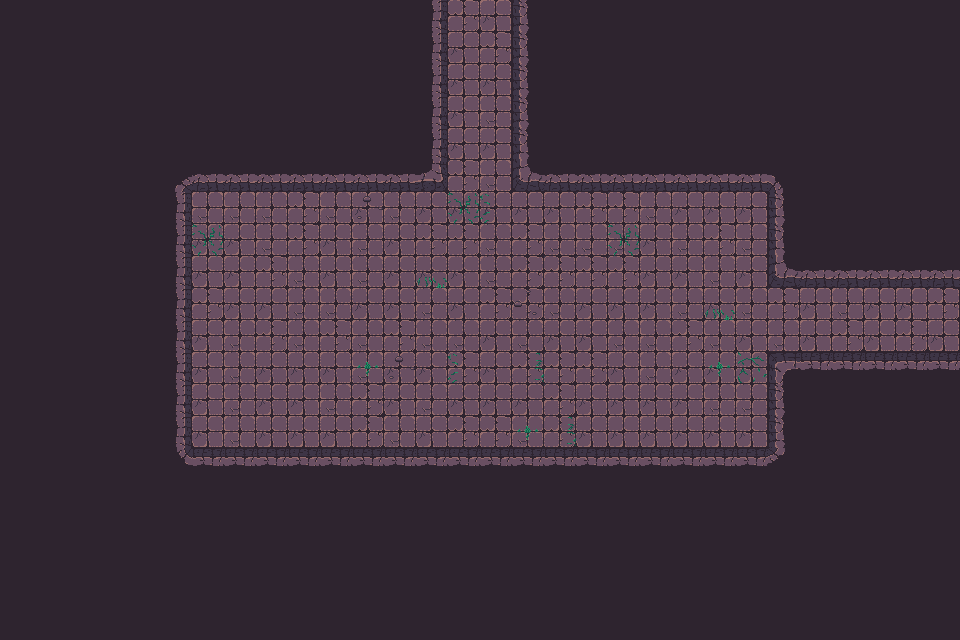

Tiled map render using the project's own tile images. Description and the whole map definition, tile-layer contents included, below:
An orthogonal 30x20 tile map with 32x32 px tiles, 3 tile layers (Walls, Decor, Items), 2 tilesets and 58 objects.

<map version="1.10" tiledversion="1.11.2" orientation="orthogonal" renderorder="right-down" width="30" height="20" tilewidth="32" tileheight="32" infinite="0" nextlayerid="3" nextobjectid="1">
    <tileset firstgid="1" name="Town Tileset" tilewidth="32" tileheight="32" tilecount="64" columns="8">
        <image source="../../../tiles/World H Tileset.png" trans="ff00ff" width="256" height="256" />
        <tile id="4">
            <objectgroup draworder="index" id="2">
                <object id="1" x="0" y="0" width="32" height="32" />
            </objectgroup>
        </tile>
        <tile id="5">
            <objectgroup draworder="index" id="2">
                <object id="1" x="0" y="0" width="32" height="32" />
            </objectgroup>
        </tile>
        <tile id="6">
            <objectgroup draworder="index" id="2">
                <object id="1" x="0" y="0" width="32" height="32" />
            </objectgroup>
        </tile>
        <tile id="7">
            <objectgroup draworder="index" id="2">
                <object id="1" x="0" y="0" width="32" height="32" />
            </objectgroup>
        </tile>
        <tile id="8">
            <objectgroup draworder="index" id="2">
                <object id="1" x="0" y="0" width="32" height="32" />
            </objectgroup>
        </tile>
        <tile id="10">
            <objectgroup draworder="index" id="2">
                <object id="1" x="0" y="32" width="32" height="0" />
            </objectgroup>
        </tile>
        <tile id="11">
            <objectgroup draworder="index" id="2">
                <object id="1" x="0" y="32" width="32" height="0" />
                <object id="2" x="32" y="0" width="0" height="32" />
            </objectgroup>
        </tile>
        <tile id="12">
            <objectgroup draworder="index" id="2">
                <object id="1" x="32" y="0" width="0" height="32" />
            </objectgroup>
        </tile>
        <tile id="13">
            <objectgroup draworder="index" id="2">
                <object id="1" x="0" y="32" width="32" height="0" />
                <object id="2" x="0" y="32" width="32" height="0" />
                <object id="3" x="0" y="0" width="0" height="32" />
            </objectgroup>
        </tile>
        <tile id="14">
            <objectgroup draworder="index" id="2">
                <object id="1" x="0" y="0" width="0" height="32" />
            </objectgroup>
        </tile>
        <tile id="16">
            <objectgroup draworder="index" id="2">
                <object id="1" x="0" y="0" width="32" height="32" />
            </objectgroup>
        </tile>
        <tile id="24">
            <objectgroup draworder="index" id="2">
                <object id="1" x="0" y="0" width="32" height="32" />
            </objectgroup>
        </tile>
    </tileset>
    <tileset firstgid="65" name="Dungeon Crawler Tileset" tilewidth="32" tileheight="32" tilecount="100" columns="10">
        <image source="../../../tiles/Dungeon_Tile.png" trans="" width="320" height="320" />
        <tile id="2">
            <objectgroup draworder="index" id="2">
                <object id="1" x="0" y="0" width="32" height="32" />
            </objectgroup>
        </tile>
        <tile id="3">
            <objectgroup draworder="index" id="2">
                <object id="1" x="0" y="0" width="32" height="32" />
            </objectgroup>
        </tile>
        <tile id="4">
            <objectgroup draworder="index" id="2">
                <object id="1" x="0" y="0" width="32" height="32" />
            </objectgroup>
        </tile>
        <tile id="5">
            <objectgroup draworder="index" id="2">
                <object id="1" x="0" y="0" width="32" height="32" />
            </objectgroup>
        </tile>
        <tile id="6">
            <objectgroup draworder="index" id="2">
                <object id="1" x="0" y="0" width="32" height="32" />
            </objectgroup>
        </tile>
        <tile id="8">
            <objectgroup draworder="index" id="2">
                <object id="1" x="0" y="0" width="32" height="32" />
            </objectgroup>
        </tile>
        <tile id="12">
            <objectgroup draworder="index" id="2">
                <object id="1" x="0" y="0" width="32" height="32" />
            </objectgroup>
        </tile>
        <tile id="13">
            <objectgroup draworder="index" id="2">
                <object id="1" x="0" y="0" width="32" height="32" />
            </objectgroup>
        </tile>
        <tile id="14">
            <objectgroup draworder="index" id="2">
                <object id="1" x="0" y="0" width="32" height="32" />
            </objectgroup>
        </tile>
        <tile id="15">
            <objectgroup draworder="index" id="2">
                <object id="1" x="0" y="0" width="32" height="32" />
            </objectgroup>
        </tile>
        <tile id="16">
            <objectgroup draworder="index" id="2">
                <object id="1" x="0" y="0" width="32" height="32" />
            </objectgroup>
        </tile>
        <tile id="18">
            <objectgroup draworder="index" id="2">
                <object id="1" x="0" y="0" width="32" height="32" />
            </objectgroup>
        </tile>
        <tile id="22">
            <objectgroup draworder="index" id="2">
                <object id="1" x="0" y="0" width="32" height="32" />
            </objectgroup>
        </tile>
        <tile id="23">
            <objectgroup draworder="index" id="2">
                <object id="1" x="0" y="0" width="32" height="32" />
            </objectgroup>
        </tile>
        <tile id="24">
            <objectgroup draworder="index" id="2">
                <object id="1" x="0" y="0" width="32" height="32" />
            </objectgroup>
        </tile>
        <tile id="25">
            <objectgroup draworder="index" id="2">
                <object id="1" x="0" y="0" width="32" height="32" />
            </objectgroup>
        </tile>
        <tile id="26">
            <objectgroup draworder="index" id="2">
                <object id="1" x="0" y="0" width="32" height="32" />
            </objectgroup>
        </tile>
        <tile id="28">
            <objectgroup draworder="index" id="2">
                <object id="1" x="0" y="0" width="32" height="32" />
            </objectgroup>
        </tile>
        <tile id="32">
            <objectgroup draworder="index" id="2">
                <object id="1" x="0" y="0" width="32" height="32" />
            </objectgroup>
        </tile>
        <tile id="33">
            <objectgroup draworder="index" id="2">
                <object id="1" x="0" y="0" width="32" height="32" />
            </objectgroup>
        </tile>
        <tile id="34">
            <objectgroup draworder="index" id="2">
                <object id="1" x="0" y="0" width="32" height="32" />
            </objectgroup>
        </tile>
        <tile id="35">
            <objectgroup draworder="index" id="2">
                <object id="1" x="0" y="0" width="32" height="32" />
            </objectgroup>
        </tile>
        <tile id="36">
            <objectgroup draworder="index" id="2">
                <object id="1" x="0" y="0" width="32" height="32" />
            </objectgroup>
        </tile>
        <tile id="38">
            <objectgroup draworder="index" id="2">
                <object id="1" x="0" y="0" width="32" height="32" />
            </objectgroup>
        </tile>
        <tile id="42">
            <objectgroup draworder="index" id="2">
                <object id="1" x="0" y="0" width="32" height="32" />
            </objectgroup>
        </tile>
        <tile id="43">
            <objectgroup draworder="index" id="2">
                <object id="1" x="0" y="0" width="32" height="32" />
            </objectgroup>
        </tile>
        <tile id="44">
            <objectgroup draworder="index" id="2">
                <object id="1" x="0" y="0" width="32" height="32" />
            </objectgroup>
        </tile>
        <tile id="45">
            <objectgroup draworder="index" id="2">
                <object id="1" x="0" y="0" width="32" height="32" />
            </objectgroup>
        </tile>
        <tile id="46">
            <objectgroup draworder="index" id="2">
                <object id="1" x="0" y="0" width="32" height="32" />
            </objectgroup>
        </tile>
        <tile id="48">
            <objectgroup draworder="index" id="2">
                <object id="1" x="0" y="0" width="32" height="32" />
            </objectgroup>
        </tile>
        <tile id="52">
            <objectgroup draworder="index" id="2">
                <object id="1" x="0" y="0" width="32" height="32" />
            </objectgroup>
        </tile>
        <tile id="53">
            <objectgroup draworder="index" id="2">
                <object id="1" x="0" y="0" width="32" height="32" />
            </objectgroup>
        </tile>
        <tile id="54">
            <objectgroup draworder="index" id="2">
                <object id="1" x="0" y="0" width="32" height="32" />
            </objectgroup>
        </tile>
        <tile id="55">
            <objectgroup draworder="index" id="2">
                <object id="1" x="0" y="0" width="32" height="32" />
            </objectgroup>
        </tile>
        <tile id="56">
            <objectgroup draworder="index" id="2">
                <object id="1" x="0" y="0" width="32" height="32" />
            </objectgroup>
        </tile>
        <tile id="58">
            <objectgroup draworder="index" id="2">
                <object id="1" x="0" y="0" width="32" height="32" />
            </objectgroup>
        </tile>
        <tile id="62">
            <objectgroup draworder="index" id="2">
                <object id="1" x="0" y="0" width="32" height="32" />
            </objectgroup>
        </tile>
        <tile id="63">
            <objectgroup draworder="index" id="2">
                <object id="1" x="0" y="0" width="32" height="32" />
            </objectgroup>
        </tile>
        <tile id="64">
            <objectgroup draworder="index" id="2">
                <object id="1" x="0" y="0" width="32" height="32" />
            </objectgroup>
        </tile>
        <tile id="65">
            <objectgroup draworder="index" id="2">
                <object id="1" x="0" y="0" width="32" height="32" />
            </objectgroup>
        </tile>
        <tile id="66">
            <objectgroup draworder="index" id="2">
                <object id="1" x="0" y="0" width="32" height="32" />
            </objectgroup>
        </tile>
        <tile id="68">
            <objectgroup draworder="index" id="2">
                <object id="1" x="0" y="0" width="32" height="32" />
            </objectgroup>
        </tile>
        <tile id="80">
            <objectgroup draworder="index" id="2">
                <object id="1" x="0" y="0" width="32" height="32" />
            </objectgroup>
        </tile>
    </tileset>
    <layer id="1" name="Walls" width="30" height="20">
        <data encoding="csv">
122,122,122,122,122,122,122,122,122,122,122,122,122,77,65,75,79,122,122,122,122,122,122,122,122,122,122,122,122,122,
122,122,122,122,122,122,122,122,122,122,122,122,122,77,75,65,79,122,122,122,122,122,122,122,122,122,122,122,122,122,
122,122,122,122,122,122,122,122,122,122,122,122,122,77,75,75,79,122,122,122,122,122,122,122,122,122,122,122,122,122,
122,122,122,122,122,122,122,122,122,122,122,122,122,77,75,66,79,122,122,122,122,122,122,122,122,122,122,122,122,122,
122,122,122,122,122,122,122,122,122,122,122,122,122,77,75,75,79,122,122,122,122,122,122,122,122,122,122,122,122,122,
122,122,122,122,122,67,68,68,68,68,68,68,68,103,65,66,100,68,68,68,68,68,68,68,69,122,122,122,122,122,
122,122,122,122,122,77,66,66,66,65,66,75,66,75,75,75,75,75,65,65,66,75,75,75,79,122,122,122,122,122,
122,122,122,122,122,77,75,75,66,65,75,66,75,65,65,66,65,66,66,66,75,66,65,66,79,122,122,122,122,122,
122,122,122,122,122,77,75,75,65,66,75,66,75,75,75,66,65,65,65,65,75,75,66,75,100,68,68,68,68,68,
122,122,122,122,122,77,65,75,75,66,66,75,75,66,75,65,65,66,75,75,75,66,75,66,65,75,66,75,75,65,
122,122,122,122,122,77,75,66,65,66,65,66,65,66,66,75,66,75,75,66,66,65,66,75,66,75,65,75,65,75,
122,122,122,122,122,77,75,66,75,75,75,66,75,75,65,75,65,65,65,75,66,75,75,75,70,88,88,88,88,88,
122,122,122,122,122,77,75,66,75,75,66,65,75,66,75,75,75,65,75,75,75,75,66,66,79,122,122,122,122,122,
122,122,122,122,122,77,75,66,75,75,75,65,66,75,65,65,66,65,75,75,75,75,75,75,79,122,122,122,122,122,
122,122,122,122,122,87,88,88,88,88,88,88,88,88,88,88,88,88,88,88,88,88,88,88,89,122,122,122,122,122,
122,122,122,122,122,122,122,122,122,122,122,122,122,122,122,122,122,122,122,122,122,122,122,122,122,122,122,122,122,122,
122,122,122,122,122,122,122,122,122,122,122,122,122,122,122,122,122,122,122,122,122,122,122,122,122,122,122,122,122,122,
122,122,122,122,122,122,122,122,122,122,122,122,122,122,122,122,122,122,122,122,122,122,122,122,122,122,122,122,122,122,
122,122,122,122,122,122,122,122,122,122,122,122,122,122,122,122,122,122,122,122,122,122,122,122,122,122,122,122,122,122,
122,122,122,122,122,122,122,122,122,122,122,122,122,122,122,122,122,122,122,122,122,122,122,122,122,122,122,122,122,122
        </data>
    </layer>
    <layer id="1" name="Decor" width="30" height="20">
        <data encoding="csv">
133,133,133,133,133,133,133,133,133,133,133,133,133,133,133,133,133,133,133,133,133,133,133,133,133,133,133,133,133,133,
133,133,133,133,133,133,133,133,133,133,133,133,133,133,133,133,133,133,133,133,133,133,133,133,133,133,133,133,133,133,
133,133,133,133,133,133,133,133,133,133,133,133,133,133,133,133,133,133,133,133,133,133,133,133,133,133,133,133,133,133,
133,133,133,133,133,133,133,133,133,133,133,133,133,133,133,133,133,133,133,133,133,133,133,133,133,133,133,133,133,133,
133,133,133,133,133,133,133,133,133,133,133,133,133,133,133,133,133,133,133,133,133,133,133,133,133,133,133,133,133,133,
133,133,133,133,133,133,133,133,133,133,133,133,133,133,133,133,133,133,133,133,133,133,133,133,133,133,133,133,133,133,
133,133,133,133,133,133,133,133,133,133,133,115,136,133,125,139,133,133,133,133,133,133,133,133,133,133,133,133,133,133,
133,133,133,133,133,133,125,133,133,133,133,133,133,133,133,133,133,133,133,125,133,133,133,133,133,133,133,133,133,133,
133,133,133,133,133,133,133,133,133,133,133,133,133,137,133,133,133,133,133,133,133,133,133,133,133,133,133,133,133,133,
133,133,133,133,133,133,133,133,133,133,136,133,133,133,133,133,116,133,133,133,133,133,137,133,133,133,133,133,133,133,
133,133,133,133,133,133,133,133,133,133,133,136,133,133,133,133,133,133,133,133,133,133,133,133,133,133,133,133,133,133,
133,133,133,133,133,133,133,133,133,133,133,135,115,133,139,133,140,133,133,133,133,133,135,126,133,133,133,133,133,133,
133,133,133,133,133,133,133,133,133,133,133,133,133,133,133,133,133,133,133,133,133,133,133,133,133,133,133,133,133,133,
133,133,133,133,133,133,133,133,133,133,133,133,133,133,133,133,135,140,133,133,133,133,133,133,133,133,133,133,133,133,
133,133,133,133,133,133,133,133,133,133,133,133,133,133,133,133,133,133,133,133,133,133,133,133,133,133,133,133,133,133,
133,133,133,133,133,133,133,133,133,133,133,133,133,133,133,133,133,133,133,133,133,133,133,133,133,133,133,133,133,133,
133,133,133,133,133,133,133,133,133,133,133,133,133,133,133,133,133,133,133,133,133,133,133,133,133,133,133,133,133,133,
133,133,133,133,133,133,133,133,133,133,133,133,133,133,133,133,133,133,133,133,133,133,133,133,133,133,133,133,133,133,
133,133,133,133,133,133,133,133,133,133,133,133,133,133,133,133,133,133,133,133,133,133,133,133,133,133,133,133,133,133,
133,133,133,133,133,133,133,133,133,133,133,133,133,133,133,133,133,133,133,133,133,133,133,133,133,133,133,133,133,133
        </data>
    </layer>
    <layer id="1" name="Items" width="30" height="20">
        <data encoding="csv">
133,133,133,133,133,133,133,133,133,133,133,133,133,133,133,133,133,133,133,133,133,133,133,133,133,133,133,133,133,133,
133,133,133,133,133,133,133,133,133,133,133,133,133,133,133,133,133,133,133,133,133,133,133,133,133,133,133,133,133,133,
133,133,133,133,133,133,133,133,133,133,133,133,133,133,133,133,133,133,133,133,133,133,133,133,133,133,133,133,133,133,
133,133,133,133,133,133,133,133,133,133,133,133,133,133,133,133,133,133,133,133,133,133,133,133,133,133,133,133,133,133,
133,133,133,133,133,133,133,133,133,133,133,133,133,133,133,133,133,133,133,133,133,133,133,133,133,133,133,133,133,133,
133,133,133,133,133,133,133,133,133,133,133,133,133,133,133,133,133,133,133,133,133,133,133,133,133,133,133,133,133,133,
133,133,133,133,133,133,133,133,133,133,133,133,133,133,133,133,133,133,133,133,133,133,133,133,133,133,133,133,133,133,
133,133,133,133,133,133,133,133,133,133,133,133,133,133,133,133,133,133,133,133,133,133,133,133,133,133,133,133,133,133,
133,133,133,133,133,133,133,133,133,133,133,133,133,133,133,133,133,133,133,133,133,133,133,133,133,133,133,133,133,133,
133,133,133,133,133,133,133,133,133,133,133,133,133,133,133,133,133,133,133,133,133,133,133,133,133,133,133,133,133,133,
133,133,133,133,133,133,133,133,133,133,133,133,133,133,133,133,133,133,133,133,133,133,133,133,133,133,133,133,133,133,
133,133,133,133,133,133,133,133,133,133,133,133,133,133,133,133,133,133,133,133,133,133,133,133,133,133,133,133,133,133,
133,133,133,133,133,133,133,133,133,133,133,133,133,133,133,133,133,133,133,133,133,133,133,133,133,133,133,133,133,133,
133,133,133,133,133,133,133,133,133,133,133,133,133,133,133,133,133,133,133,133,133,133,133,133,133,133,133,133,133,133,
133,133,133,133,133,133,133,133,133,133,133,133,133,133,133,133,133,133,133,133,133,133,133,133,133,133,133,133,133,133,
133,133,133,133,133,133,133,133,133,133,133,133,133,133,133,133,133,133,133,133,133,133,133,133,133,133,133,133,133,133,
133,133,133,133,133,133,133,133,133,133,133,133,133,133,133,133,133,133,133,133,133,133,133,133,133,133,133,133,133,133,
133,133,133,133,133,133,133,133,133,133,133,133,133,133,133,133,133,133,133,133,133,133,133,133,133,133,133,133,133,133,
133,133,133,133,133,133,133,133,133,133,133,133,133,133,133,133,133,133,133,133,133,133,133,133,133,133,133,133,133,133,
133,133,133,133,133,133,133,133,133,133,133,133,133,133,133,133,133,133,133,133,133,133,133,133,133,133,133,133,133,133
        </data>
    </layer>
</map>
